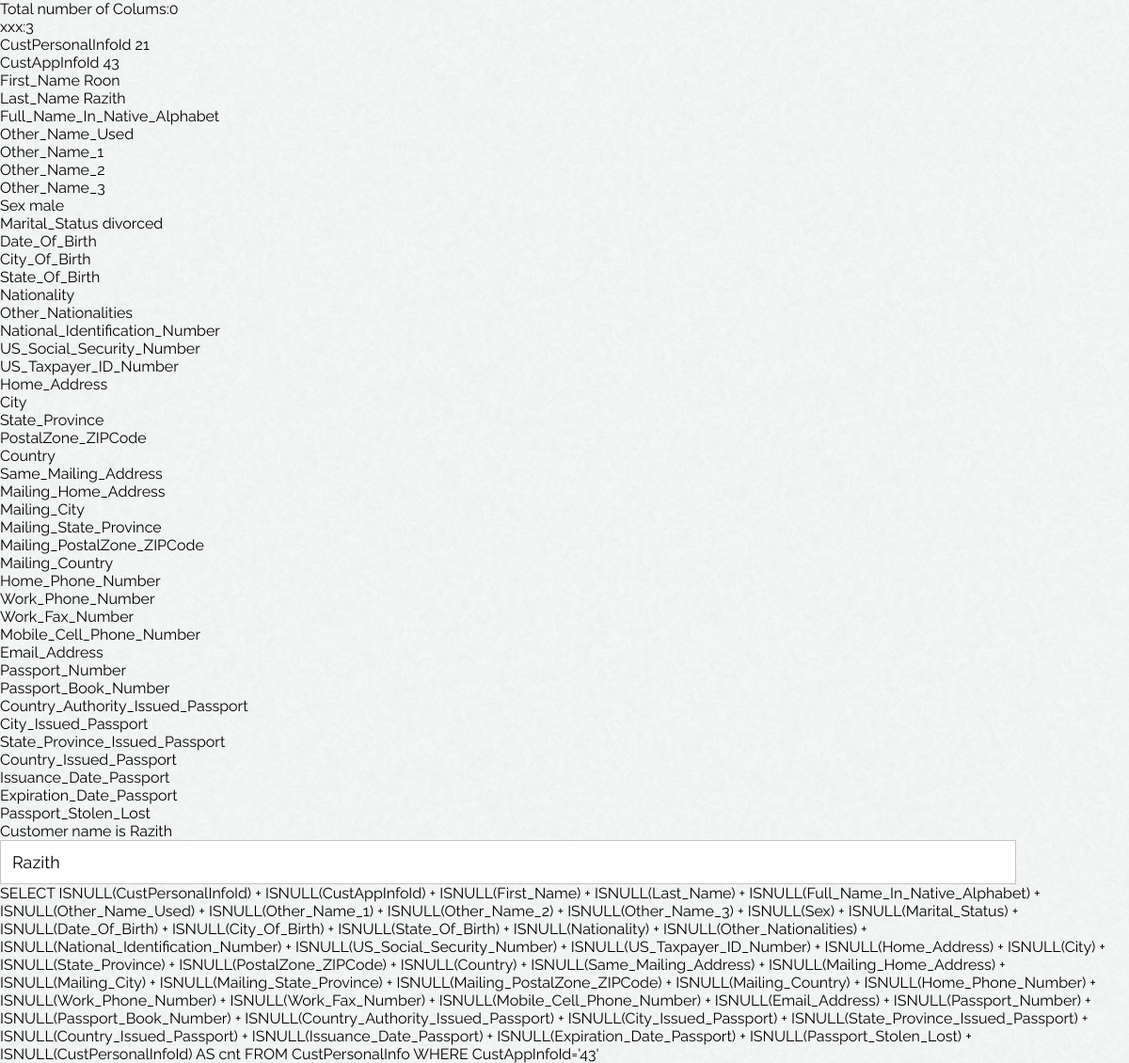
The app's page /form-test.php with its own data.
### tables this page shows
CREATE TABLE `CustPersonalInfo` (
  `CustPersonalInfoId` int(11) NOT NULL,
  `CustAppInfoId` int(11) NOT NULL,
  `First_Name` varchar(500) DEFAULT NULL,
  `Last_Name` varchar(500) DEFAULT NULL,
  `Full_Name_In_Native_Alphabet` varchar(500) DEFAULT NULL,
  `Other_Name_Used` varchar(50) DEFAULT NULL,
  `Other_Name_1` varchar(500) DEFAULT NULL,
  `Other_Name_2` varchar(500) DEFAULT NULL,
  `Other_Name_3` varchar(500) DEFAULT NULL,
  `Sex` varchar(50) DEFAULT NULL,
  `Marital_Status` varchar(50) DEFAULT NULL,
  `Date_Of_Birth` varchar(100) DEFAULT NULL,
  `City_Of_Birth` varchar(500) DEFAULT NULL,
  `State_Of_Birth` varchar(500) DEFAULT NULL,
  `Nationality` varchar(500) DEFAULT NULL,
  `Other_Nationalities` varchar(500) DEFAULT NULL,
  `National_Identification_Number` varchar(100) DEFAULT NULL,
  `US_Social_Security_Number` varchar(100) DEFAULT NULL,
  `US_Taxpayer_ID_Number` varchar(100) DEFAULT NULL,
  `Home_Address` varchar(500) DEFAULT NULL,
  `City` varchar(200) DEFAULT NULL,
  `State_Province` varchar(200) DEFAULT NULL,
  `PostalZone_ZIPCode` int(11) DEFAULT NULL,
  `Country` varchar(500) DEFAULT NULL,
  `Same_Mailing_Address` varchar(50) DEFAULT NULL,
  `Mailing_Home_Address` varchar(500) DEFAULT NULL,
  `Mailing_City` varchar(200) DEFAULT NULL,
  `Mailing_State_Province` varchar(200) DEFAULT NULL,
  `Mailing_PostalZone_ZIPCode` int(11) DEFAULT NULL,
  `Mailing_Country` varchar(500) DEFAULT NULL,
  `Home_Phone_Number` varchar(50) DEFAULT NULL,
  `Work_Phone_Number` varchar(50) DEFAULT NULL,
  `Work_Fax_Number` varchar(50) DEFAULT NULL,
  `Mobile_Cell_Phone_Number` varchar(50) DEFAULT NULL,
  `Email_Address` varchar(500) DEFAULT NULL,
  `Passport_Number` varchar(100) DEFAULT NULL,
  `Passport_Book_Number` varchar(100) DEFAULT NULL,
  `Country_Authority_Issued_Passport` varchar(500) DEFAULT NULL,
  `City_Issued_Passport` varchar(200) DEFAULT NULL,
  `State_Province_Issued_Passport` varchar(200) DEFAULT NULL,
  `Country_Issued_Passport` varchar(200) DEFAULT NULL,
  `Issuance_Date_Passport` varchar(100) DEFAULT NULL,
  `Expiration_Date_Passport` varchar(100) DEFAULT NULL,
  `Passport_Stolen_Lost` varchar(50) DEFAULT NULL
);

### form-test.php (the view, shortened to what this page needs)
<?php
    include_once("connect.php");
	$columns =  mysqli_query($dbCon,"SHOW COLUMNS FROM CustPersonalInfo");
	$result2 = mysqli_fetch_row(mysqli_query($dbCon,"SELECT * FROM CustPersonalInfo WHERE CustAppInfoId = '43'"));
	$sql = "SELECT count(*) FROM information_schema.columns WHERE table_schema = 'autumn' AND table_name = 'CustPersonalInfo'";
	$numColumns = mysqli_fetch_array(mysqli_query($dbCon,$sql));
	$sql2="SELECT
	ISNULL(CustPersonalInfoId) +
	ISNULL(First_Name) +
	ISNULL(Last_Name) +
	ISNULL(Other_Name_Used) +
	ISNULL(Other_Name_1) +
	ISNULL(Other_Name_3)
	AS cnt
	FROM CustPersonalInfo
	WHERE CustAppInfoId='43'";
	$result= mysqli_query($dbCon,$sql2);
	$row2 = mysqli_fetch_array($result);
	$i=0;
	$txt = "SELECT ";
?>
<!DOCTYPE html>
<html>
	<head>
		<link rel="stylesheet" type="text/css" href="styles/main.css">
	</head>
	<body>
	<?php
		echo "Total number of Colums:".$numColumns[0]."<br/>";
		echo "xxx:".$row2['cnt']."<br/>";
		while($row = mysqli_fetch_array($columns)){
			echo $row['Field']." ".$result2[$i]."<br>";
			$cust[$row['Field']] = $result2[$i];
			$txt = $txt."ISNULL(".$row['Field'].") + ";
			$i++;
		}
		$txt=$txt." ISNULL(CustPersonalInfoId) AS cnt FROM CustPersonalInfo WHERE CustAppInfoId='43'";
		echo "Customer name is " . $cust['Last_Name'];
	?>
	<input type="text" name="myField1" value="<?php echo isset($cust['Last_Name']) ? $cust['Last_Name'] : '' ?>" />
	<?php echo $txt; ?>
	</body>
</html>

### styles/main.css (style rules this page uses)
html, body, div, button, input, span, applet, object, iframe, h1, h2, h3, h4, h5, h6, p, blockquote, pre, a, abbr, acronym, address, big, cite, code, del, dfn, em, img, ins, kbd, q, s, samp, small, strike, strong, sub, sup, tt, var, b, u, i, center, dl, dt, dd, ol, ul, li, fieldset, form, label, legend, table, caption, tbody, tfoot, thead, tr, th, td, article, aside, canvas, details, embed, figure, figcaption, footer, header, hgroup, menu, nav, output, ruby, section, summary, time, mark, audio, video { border: 0 none; font: inherit; margin: 0; padding: 0; vertical-align: baseline; font-family: 'Raleway', sans-serif; font-weight: 400; }
*, *:after, *:before { margin: 0; -webkit-box-sizing: border-box; -moz-box-sizing: border-box; box-sizing: border-box; }
body { background: url('../images/paper_fibers.png'); }

### styles/elements/form.css (style rules this page uses)
input[type="text"], input[type="password"] { display: block; margin: 0; width: 90%; font-size: 18px; padding:12px 12px; -webkit-appearance: none; -moz-appearance: none; appearance: none; -webkit-box-shadow: none; -moz-box-shadow: none; box-shadow: none; -webkit-border-radius: none; -moz-border-radius: none; -ms-border-radius: none; -o-border-radius: none; border-radius: none; border: 1px solid #c4c4c4; }

### styles/elements/vars.css (style rules this page uses)
:root { --brand-color: #243248; --brand-accent: #F6e8c5; --brand-alert: #D45449; }

### records on screen
custpersonalinfo: CustPersonalInfoId "21", CustAppInfoId "43", First_Name "Roon", Last_Name "Razith", Sex "male", Marital_Status "divorced", myField1 "Razith"

### other values on screen
$numColumns[0] "0"
$row2['cnt'] "3"
$row['Field'] "CustPersonalInfoId"
$row['Field'] "CustAppInfoId"
$row['Field'] "First_Name"
$row['Field'] "Last_Name"
$row['Field'] "Full_Name_In_Native_Alphabet"
$row['Field'] "Other_Name_Used"
$row['Field'] "Other_Name_1"
$row['Field'] "Other_Name_2"
$row['Field'] "Other_Name_3"
$row['Field'] "Sex"
$row['Field'] "Marital_Status"
$row['Field'] "Date_Of_Birth"
$row['Field'] "City_Of_Birth"
